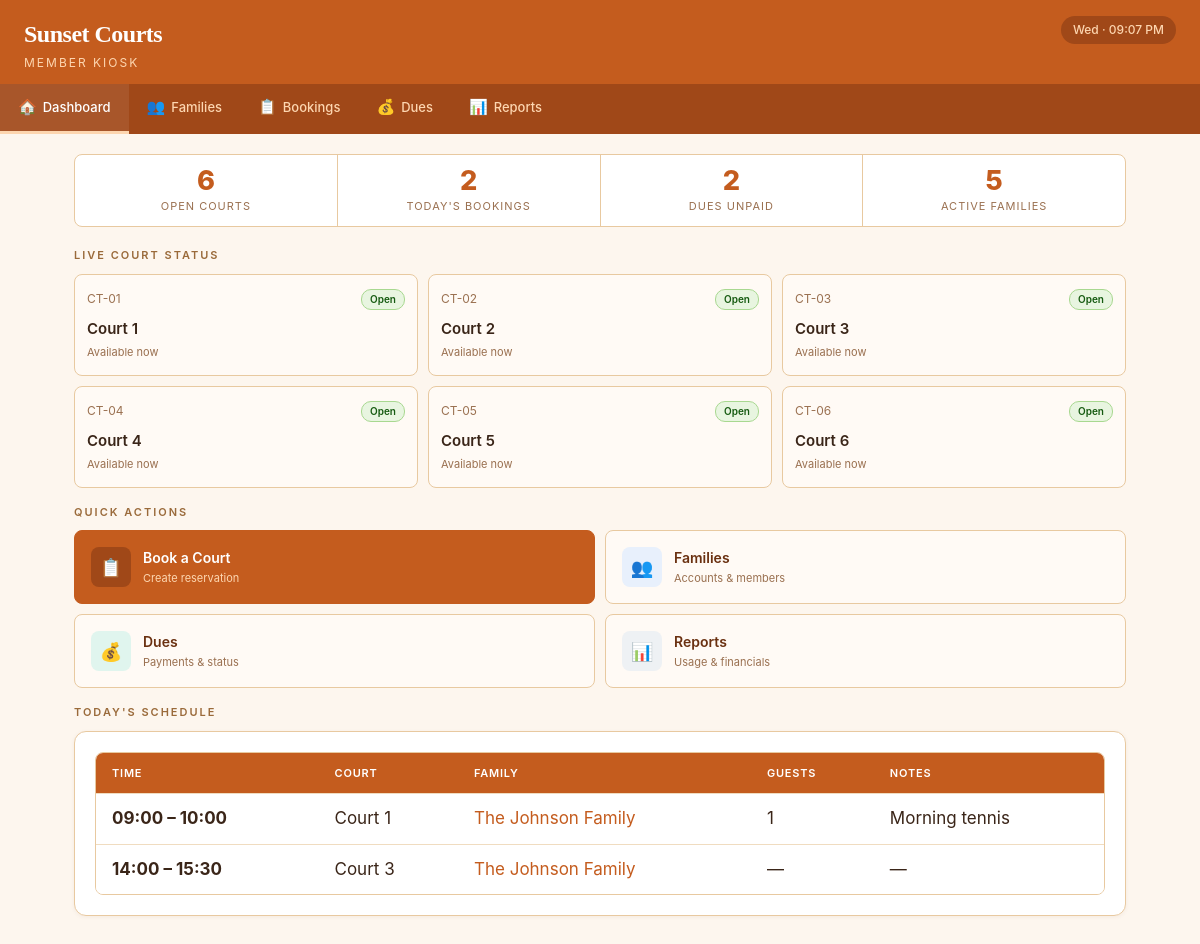
Before: / with the older database file.
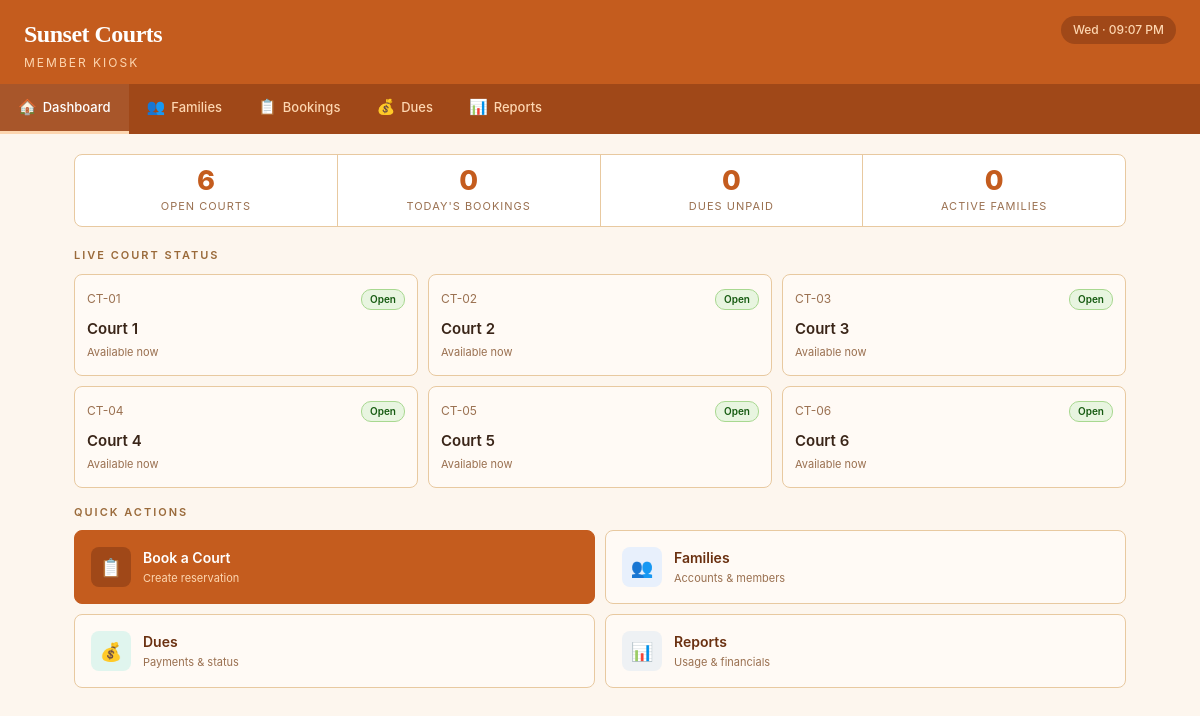
After: the same page with the newer database file.
### tables this page shows
CREATE TABLE courts (
            court_id    INTEGER PRIMARY KEY AUTOINCREMENT,
            court_name  TEXT    NOT NULL UNIQUE,
            status      TEXT    NOT NULL DEFAULT 'Available'
        );

CREATE TABLE bookings (
            booking_id      INTEGER  PRIMARY KEY AUTOINCREMENT,
            family_id       INTEGER  NOT NULL,
            court_id        INTEGER  NOT NULL,
            booking_date    DATE     NOT NULL,
            start_time      TEXT     NOT NULL,
            end_time        TEXT     NOT NULL,
            guest_count     INTEGER  NOT NULL DEFAULT 0,
            notes           TEXT,
            is_cancelled    INTEGER  NOT NULL DEFAULT 0,
            created_at      DATETIME NOT NULL DEFAULT (datetime('now')),
            FOREIGN KEY (family_id) REFERENCES families(family_id) ON DELETE CASCADE,
            FOREIGN KEY (court_id)  REFERENCES courts(court_id)  ON DELETE CASCADE
        );

CREATE TABLE families (
            family_id       INTEGER PRIMARY KEY AUTOINCREMENT,
            family_name     TEXT    NOT NULL,
            primary_contact TEXT,
            phone           TEXT,
            email           TEXT,
            join_date       DATE    NOT NULL DEFAULT (date('now')),
            is_banned       INTEGER NOT NULL DEFAULT 0,
            notes           TEXT,
            created_at      DATETIME NOT NULL DEFAULT (datetime('now'))
        );

### app.py (the view)
@app.route('/')
def dashboard():
    today = date.today().isoformat()
    now_time = datetime.now().strftime('%H:%M')
    todays_bookings = query_db('''
        SELECT b.*, f.family_name, c.court_name
        FROM bookings b
        JOIN families f ON b.family_id = f.family_id
        JOIN courts c ON b.court_id = c.court_id
        WHERE b.booking_date = ? AND b.is_cancelled = 0
        ORDER BY b.start_time, c.court_name
    ''', (today,))
    courts = query_db('SELECT * FROM courts ORDER BY court_id')
    court_status = []
    for court in courts:
        current_booking = query_db('''
            SELECT b.*, f.family_name FROM bookings b
            JOIN families f ON b.family_id = f.family_id
            WHERE b.court_id = ? AND b.booking_date = ? AND b.is_cancelled = 0
            AND b.start_time <= ? AND b.end_time > ?
        ''', (court['court_id'], today, now_time, now_time), one=True)
        maint = query_db('''
            SELECT * FROM maintenance_blocks
            WHERE court_id = ? AND block_date = ?
            AND start_time <= ? AND end_time > ?
        ''', (court['court_id'], today, now_time, now_time), one=True)
        if maint:
            status = 'maint'
            detail = maint['reason'] or 'Maintenance'
        elif current_booking:
            status = 'busy'
            detail = f"Until {current_booking['end_time']}"
        else:
            status = 'open'
            detail = 'Available now'
        court_status.append({
            'court': court,
            'status': status,
            'detail': detail
        })
    total_families = query_db('SELECT COUNT(*) as cnt FROM families', one=True)['cnt']
    current_year = date.today().year
    dues_unpaid = query_db('''
        SELECT COUNT(*) as cnt FROM families f
        LEFT JOIN dues d ON f.family_id = d.family_id AND d.year = ?
        WHERE COALESCE(d.is_paid, 0) = 0
    ''', (current_year,), one=True)['cnt']
    today_booking_count = len(todays_bookings)
    open_courts = sum(1 for cs in court_status if cs['status'] == 'open')
    return render_template('dashboard.html',
                           todays_bookings=todays_bookings,
                           court_status=court_status,
                           open_courts=open_courts,
                           today_booking_count=today_booking_count,
                           dues_unpaid=dues_unpaid,
                           total_families=total_families,
                           today=today)

### app.py (called while the page is built)
@app.context_processor
def inject_globals():
    now = datetime.now()
    return {
        'today_display': now.strftime('%a · %I:%M %p')
    }

### db.py (called while the page is built)
def get_db():
    conn = sqlite3.connect(DB_PATH)
    conn.execute("PRAGMA foreign_keys = ON")
    conn.row_factory = sqlite3.Row
    return conn

def query_db(query, args=(), one=False):
    conn = get_db()
    try:
        cursor = conn.execute(query, args)
        results = cursor.fetchall()
        return results[0] if one and results else (None if one else results)
    finally:
        conn.close()

### templates/dashboard.html (shortened to what this page needs)
{% extends "base.html" %}
{% block content %}
<div class="stat-strip">
    <div class="stat-item">
        <div class="stat-value">{{ open_courts }}</div>
        <div class="stat-label">Open Courts</div>
    </div>
    <div class="stat-item">
        <div class="stat-value">{{ today_booking_count }}</div>
        <div class="stat-label">Today's Bookings</div>
    </div>
    <div class="stat-item">
        <div class="stat-value">{{ dues_unpaid }}</div>
        <div class="stat-label">Dues Unpaid</div>
    </div>
    <div class="stat-item">
        <div class="stat-value">{{ total_families }}</div>
        <div class="stat-label">Active Families</div>
    </div>
</div>
<div class="section-label">Live Court Status</div>
<div class="courts-grid mb-16">
    {% for cs in court_status %}
    <div class="court-card">
        <div class="court-card-top">
            <span class="court-id">CT-{{ '%02d' % cs.court.court_id }}</span>
            <span class="pill pill-{{ cs.status }}">
                {{ 'Open' if cs.status == 'open' else ('Busy' if cs.status == 'busy' else 'Maint.') }}
            </span>
        </div>
        <div class="court-name">{{ cs.court.court_name }}</div>
        <div class="court-detail">{{ cs.detail }}</div>
    </div>
    {% endfor %}
</div>
<div class="section-label">Quick Actions</div>
<div class="nav-grid mb-16">
    <a href="{{ url_for('booking_add') }}" class="nav-card highlight">
        <div class="icon-box ic-amber">📋</div>
        <div>
            <div class="nav-card-title">Book a Court</div>
            <div class="nav-card-sub">Create reservation</div>
        </div>
    </a>
    <a href="{{ url_for('member_list') }}" class="nav-card">
        <div class="icon-box ic-blue">👥</div>
        <div>
            <div class="nav-card-title">Families</div>
            <div class="nav-card-sub">Accounts &amp; members</div>
        </div>
    </a>
    <a href="{{ url_for('dues_list') }}" class="nav-card">
        <div class="icon-box ic-teal">💰</div>
        <div>
            <div class="nav-card-title">Dues</div>
            <div class="nav-card-sub">Payments &amp; status</div>
        </div>
    </a>
    <a href="{{ url_for('reports_home') }}" class="nav-card">
        <div class="icon-box ic-slate">📊</div>
        <div>
            <div class="nav-card-title">Reports</div>
            <div class="nav-card-sub">Usage &amp; financials</div>
        </div>
    </a>
</div>
{% if todays_bookings %}
<div class="section-label">Today's Schedule</div>
<div class="card">
    <div class="table-wrap">
        <table>
            <thead>
                <tr><th>Time</th><th>Court</th><th>Family</th><th>Guests</th><th>Notes</th></tr>
            </thead>
            <tbody>
                {% for b in todays_bookings %}
                <tr>
                    <td><strong>{{ b.start_time }} – {{ b.end_time }}</strong></td>
                    <td>{{ b.court_name }}</td>
                    <td><a href="{{ url_for('member_view', family_id=b.family_id) }}">{{ b.family_name }}</a></td>
                    <td>{{ b.guest_count if b.guest_count > 0 else '—' }}</td>
                    <td>{{ b.notes or '—' }}</td>
                </tr>
                {% endfor %}
            </tbody>
        </table>
    </div>
</div>
{% endif %}
{% endblock %}

Changed rows visible on the page:
removed bookings: start_time "09:00", end_time "10:00", court_name "Court 1", family_name "The Johnson Family", guest_count "1", notes "Morning tennis"
removed bookings: start_time "14:00", end_time "15:30", court_name "Court 3", family_name "The Johnson Family", guest_count "—", notes "—"
Other visible differences:
{{ today_booking_count }}: "2" → "0"
{{ dues_unpaid }}: "2" → "0"
{{ total_families }}: "5" → "0"
text no longer shown: "TODAY'S SCHEDULE TIME COURT FAMILY GUESTS NOTES"
